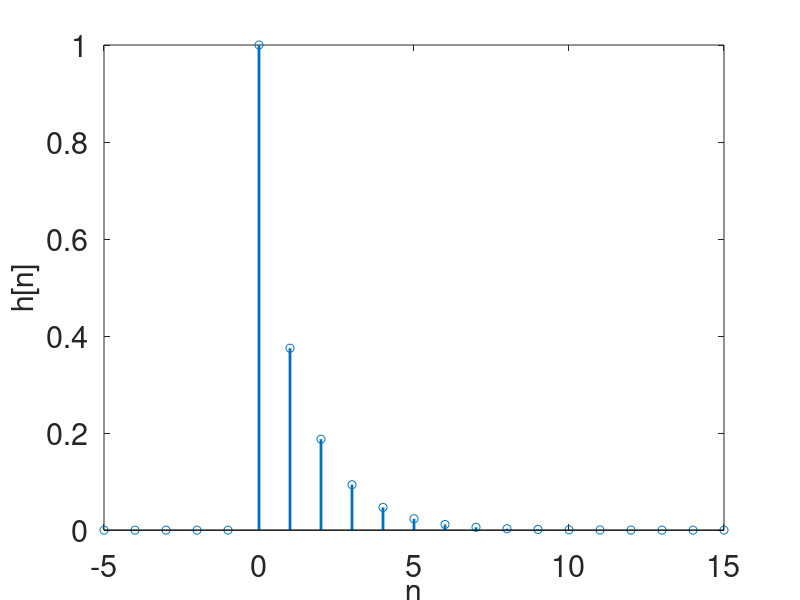

Recreate this plot in MATLAB.
clc;
clear;
close all;

n = -5:1:15;
u = @(n) 1.0*(n >= 0);
h = (.5).^n.*u(n) - .25*(.5).^n.*u(n-1);

g = figure;
hold on;
box on;
stem(n, h, 'LineWidth', 2);
set(gca, 'fontsize', 22);
xlabel('n','FontSize', 22);
ylabel('h[n]', 'FontSize', 22);
saveas(g,'eps/hn_example.eps', 'eps2c');